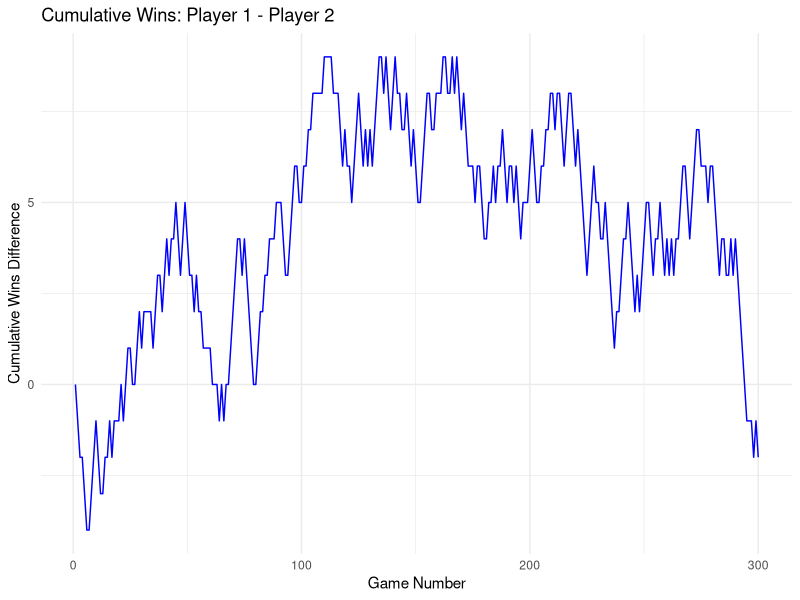

Source code (R):
library(tidyverse)

data <- read.csv("data/Games-Data.csv") %>%
  mutate(
    winner = case_when(
      Player.1 == Player.2 ~ "Tie",
      (Player.1 == "R" & Player.2 == "S") |
        (Player.1 == "P" & Player.2 == "R") |
        (Player.1 == "S" & Player.2 == "P") ~ "Player 1",
      TRUE ~ "Player 2"
    ),
    p1_prev_result = lag(winner),
    p1_stayed = Player.1 == lag(Player.1),
    p2_stayed = Player.2 == lag(Player.2)
  )


paste("Player 1 wins:", sum(data$winner == "Player 1"))
paste("Player 2 wins:", sum(data$winner == "Player 2"))
paste("Ties:", sum(data$winner == "Tie"))



#how many of each move each player made
move_counts <- data %>%
  pivot_longer(cols = c(Player.1, Player.2), names_to = "player", values_to = "move") %>%
  count(player, move, name = "count")
move_counts_grid <- move_counts %>%
  pivot_wider(names_from = move, values_from = count, values_fill = 0)
move_counts_grid %>%
  rowwise() %>%
  mutate(p_value = chisq.test(c(P, R, S))$p.value) %>%
  ungroup()

#how many winstreaks of each length. ties filtered out
winstreaks_grid <- data %>%
  filter(winner %in% c("Player 1", "Player 2")) %>%
  mutate(streak_id = consecutive_id(winner)) %>%
  count(streak_id, winner, name = "Streak") %>%
  filter(Streak <= 10) %>%
  count(winner, Streak, name = "count") %>%
  complete(
    Streak = 1:10,
    winner = c("Player 1", "Player 2"),
    fill = list(count = 0)
  ) %>%
  pivot_wider(names_from = winner, values_from = count)
winstreaks_grid

#graph of player 1's wins - player 2's wins
ggplot(data, aes(x = 1:nrow(data))) +
  geom_line(aes(y = cumsum(winner == "Player 1") - cumsum(winner == "Player 2")), color = "blue") +
  labs(title = "Cumulative Wins: Player 1 - Player 2", x = "Game Number", y = "Cumulative Wins Difference") +
  theme_minimal()


#tests
chisq.test(table(lag(data$Player.1), data$Player.1))
chisq.test(table(lag(data$Player.2), data$Player.2))

p2_trans <- table(prev = lag(data$Player.2), curr = data$Player.2)
round(prop.table(p2_trans, margin = 1), 3)
round(chisq.test(p2_trans)$stdres, 2)
